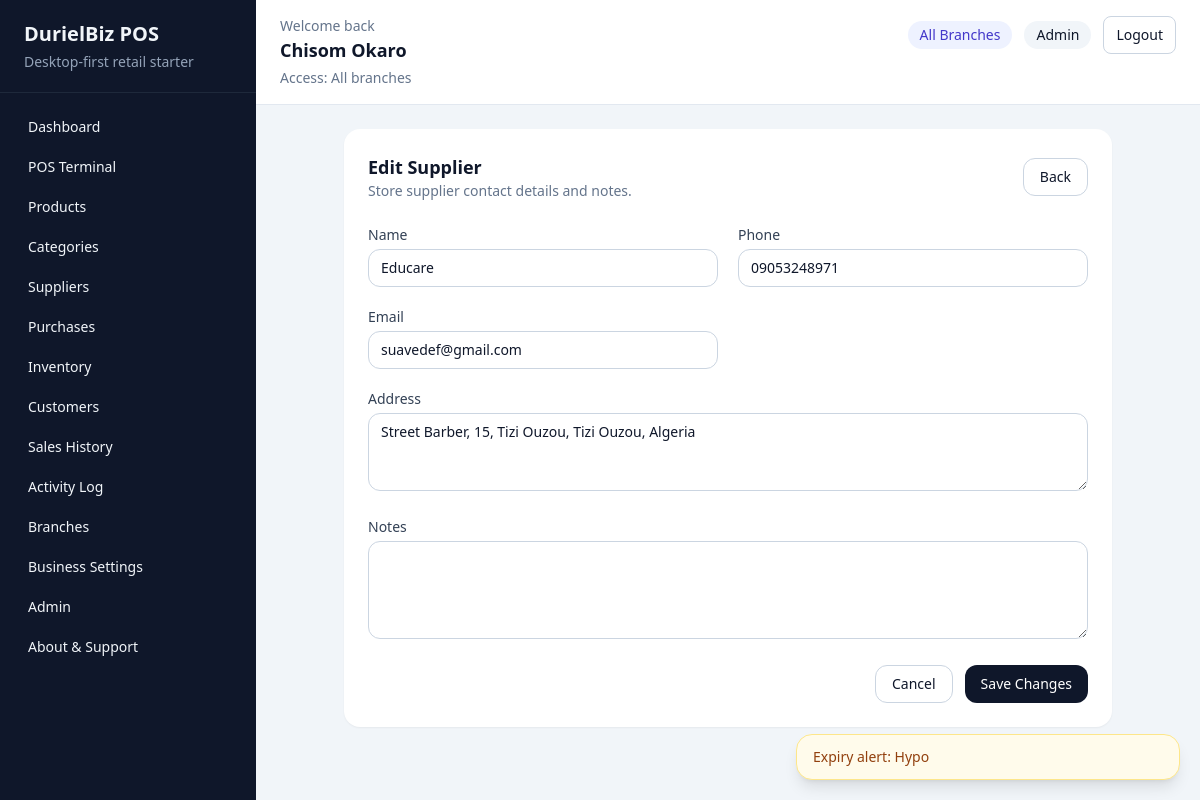
/suppliers/1/edit/ (signed in), run on the app's committed database.
### accounts/models.py (models this page shows, shortened)
class User(AbstractUser):
    class Role(models.TextChoices):
        ADMIN = "admin", "Admin"
        MANAGER = "manager", "Manager"
        CASHIER = "cashier", "Cashier"
        INVENTORY = "inventory", "Inventory Officer"
    role = models.CharField(max_length=20, choices=Role.choices, default=Role.CASHIER)
    phone_number = models.CharField(max_length=20, blank=True)
    branch = models.ForeignKey(
        "reports.Branch",
        on_delete=models.SET_NULL,
        related_name="users",
        null=True,
        blank=True,
    )

### suppliers/models.py (models this page shows, shortened)
class Supplier(models.Model):
    name = models.CharField(max_length=255, unique=True)
    phone = models.CharField(max_length=20, blank=True)
    email = models.EmailField(blank=True)
    address = models.TextField(blank=True)
    notes = models.TextField(blank=True)
    created_at = models.DateTimeField(auto_now_add=True)
    class Meta:
        ordering = ["name"]

### suppliers/views.py (the view, shortened to what this page needs)
# urls.py: path("<int:pk>/edit/", supplier_update, name="update"),
@login_required
@role_required(User.Role.ADMIN, User.Role.INVENTORY)
def supplier_update(request, pk):
    user_branch = get_user_branch(request.user)
    if user_branch is not None:
        supplier = get_object_or_404(
            Supplier.objects.annotate(
                product_count=Count("products", filter=Q(products__branch_stocks__branch=user_branch), distinct=True),
                purchase_count=Count("purchases", filter=Q(purchases__branch=user_branch), distinct=True),
            ).filter(Q(product_count__gt=0) | Q(purchase_count__gt=0)),
            pk=pk,
        )
    else:
        supplier = get_object_or_404(Supplier, pk=pk)
    form = SupplierForm(request.POST or None, instance=supplier)
    return render(request, "suppliers/supplier_form.html", {"form": form, "supplier": supplier})

### suppliers/forms.py
class SupplierForm(forms.ModelForm):
    class Meta:
        model = Supplier
        fields = ["name", "phone", "email", "address", "notes"]
        widgets = {
            "name": forms.TextInput(attrs={"class": "mt-1 w-full rounded-xl border border-slate-300 px-3 py-2 text-sm"}),
            "phone": forms.TextInput(attrs={"class": "mt-1 w-full rounded-xl border border-slate-300 px-3 py-2 text-sm"}),
            "email": forms.EmailInput(attrs={"class": "mt-1 w-full rounded-xl border border-slate-300 px-3 py-2 text-sm"}),
            "address": forms.Textarea(
                attrs={"class": "mt-1 w-full rounded-xl border border-slate-300 px-3 py-2 text-sm", "rows": 3}
            ),
            "notes": forms.Textarea(
                attrs={"class": "mt-1 w-full rounded-xl border border-slate-300 px-3 py-2 text-sm", "rows": 4}
            ),
        }

### accounts/permissions.py (called while the page is built)
def is_admin_user(user):
    return bool(getattr(user, "is_authenticated", False) and getattr(user, "role", "") == User.Role.ADMIN)

def get_user_branch(user):
    if not getattr(user, "is_authenticated", False) or is_admin_user(user):
        return None
    return getattr(user, "branch", None)

def role_required(*allowed_roles):
    def decorator(view_func):
        @wraps(view_func)
        def _wrapped_view(request, *args, **kwargs):
            if not request.user.is_authenticated:
                return redirect("accounts:login")
            if request.user.role not in allowed_roles:
                messages.error(request, "You do not have permission to access that page.")
                return redirect(get_role_home_url(request.user))
            if request.user.role != User.Role.ADMIN and not getattr(request.user, "branch_id", None):
                messages.error(request, "Your account is not assigned to a branch.")
                return redirect("accounts:logout")
            return view_func(request, *args, **kwargs)
        return _wrapped_view
    return decorator

### reports/context_processors.py (called while the page is built)
def business_settings(request):
    return {"business_settings": BusinessSettings.get_solo()}

### reports/models.py (called while the page is built)
    @classmethod
    def get_solo(cls):
        settings, _ = cls.objects.get_or_create(pk=1)
        return settings

### templates/suppliers/supplier_form.html (shortened to what this page needs)
{% extends "base.html" %}
{% block content %}
    <section class="mx-auto max-w-3xl rounded-2xl bg-white p-6 shadow-sm">
        <div class="mb-6 flex items-center justify-between">
            <div>
                <h3 class="text-lg font-semibold">{% if supplier %}Edit Supplier{% else %}Add Supplier{% endif %}</h3>
                <p class="text-sm text-slate-500">Store supplier contact details and notes.</p>
            </div>
            <a href="{% url 'suppliers:list' %}" class="rounded-xl border border-slate-300 px-4 py-2 text-sm">Back</a>
        </div>
        <form method="post" class="grid gap-5 md:grid-cols-2">
            {% for field in form %}
                <div class="{% if field.name == 'address' or field.name == 'notes' %}md:col-span-2{% endif %}">
                    <label class="block text-sm font-medium text-slate-700">{{ field.label }}</label>
                    {{ field }}
                </div>
            {% endfor %}
            <div class="md:col-span-2 flex justify-end gap-3">
                <a href="{% url 'suppliers:list' %}" class="rounded-xl border border-slate-300 px-4 py-2 text-sm">Cancel</a>
                <button class="rounded-xl bg-slate-900 px-4 py-2 text-sm text-white">{% if supplier %}Save Changes{% else %}Save Supplier{% endif %}</button>
            </div>
        </form>
    </section>
{% endblock %}

### templates/base.html (shortened to what this page needs)
<!DOCTYPE html>
<html lang="en">
<head>
    <script src="https://cdn.tailwindcss.com"></script>
</head>
<body class="min-h-screen bg-slate-100 text-slate-900">
    <div class="flex min-h-screen">
        <aside class="hidden w-64 bg-slate-900 text-slate-100 lg:block">
            <div class="border-b border-slate-800 px-6 py-5">
                <h1 class="text-xl font-semibold">DurielBiz POS</h1>
                <p class="mt-1 text-sm text-slate-400">Desktop-first retail starter</p>
            </div>
            <nav class="space-y-1 px-4 py-4 text-sm">
                {% if request.user.role == 'admin' or request.user.role == 'cashier' or request.user.role == 'manager' %}
                    <a href="{% url 'reports:dashboard' %}" class="block rounded-lg px-3 py-2 hover:bg-slate-800">Dashboard</a>
                {% endif %}
                {% if request.user.role == 'admin' or request.user.role == 'cashier' %}
                    <a href="{% url 'sales:pos' %}" class="block rounded-lg px-3 py-2 hover:bg-slate-800">POS Terminal</a>
                {% endif %}
                {% if request.user.role == 'admin' or request.user.role == 'inventory' %}
                    <a href="{% url 'products:list' %}" class="block rounded-lg px-3 py-2 hover:bg-slate-800">Products</a>
                    <a href="{% url 'products:category-list' %}" class="block rounded-lg px-3 py-2 hover:bg-slate-800">Categories</a>
                    <a href="{% url 'suppliers:list' %}" class="block rounded-lg px-3 py-2 hover:bg-slate-800">Suppliers</a>
                    <a href="{% url 'purchases:list' %}" class="block rounded-lg px-3 py-2 hover:bg-slate-800">Purchases</a>
                    <a href="{% url 'inventory:overview' %}" class="block rounded-lg px-3 py-2 hover:bg-slate-800">Inventory</a>
                {% endif %}
                {% if request.user.role == 'admin' %}
                    <a href="{% url 'sales:customer-list' %}" class="block rounded-lg px-3 py-2 hover:bg-slate-800">Customers</a>
                    <a href="{% url 'sales:history' %}" class="block rounded-lg px-3 py-2 hover:bg-slate-800">Sales History</a>
                    <a href="{% url 'accounts:activity-log' %}" class="block rounded-lg px-3 py-2 hover:bg-slate-800">Activity Log</a>
                    <a href="{% url 'reports:branch-list' %}" class="block rounded-lg px-3 py-2 hover:bg-slate-800">Branches</a>
                    <a href="{% url 'reports:business-settings' %}" class="block rounded-lg px-3 py-2 hover:bg-slate-800">Business Settings</a>
                    <a href="{% url 'accounts:admin-center' %}" class="block rounded-lg px-3 py-2 hover:bg-slate-800">Admin</a>
                {% endif %}
                <a href="{% url 'accounts:about-support' %}" class="block rounded-lg px-3 py-2 hover:bg-slate-800">About & Support</a>
            </nav>
        </aside>
        <main class="flex-1">
            <header class="border-b border-slate-200 bg-white">
                <div class="flex flex-wrap items-start justify-between gap-4 px-4 py-4 sm:px-6">
                    <div class="flex items-start gap-3">
                        <div>
                        <p class="text-sm text-slate-500">Welcome back</p>
                        <h2 class="text-lg font-semibold">{{ request.user.get_full_name|default:request.user.username }}</h2>
                        <p class="mt-1 text-sm text-slate-500">
                            {% if request.user.role == 'admin' %}
                                Access: All branches
                            {% elif request.user.branch %}
                                Branch: {{ request.user.branch.name }}
                            {% else %}
                                Branch: Not assigned
                            {% endif %}
                        </p>
                    </div>
                    </div>
                    <div class="flex flex-wrap items-center justify-end gap-3 text-sm">
                        {% if request.user.role == 'admin' %}
                            <span class="rounded-full bg-indigo-50 px-3 py-1 text-indigo-700">All Branches</span>
                        {% elif request.user.branch %}
                            <span class="rounded-full bg-emerald-50 px-3 py-1 text-emerald-700">{{ request.user.branch.name }}</span>
                        {% endif %}
                        <span class="rounded-full bg-slate-100 px-3 py-1">{{ request.user.get_role_display|default:"User" }}</span>
                        <form method="post" action="{% url 'accounts:logout' %}">
                            <button class="rounded-lg border border-slate-300 px-3 py-2 hover:bg-slate-50">Logout</button>
                        </form>
                    </div>
                </div>
            </header>
            <div class="px-6 py-6">
                {% block content %}{% endblock %}
            </div>
        </main>
    </div>
    <div id="toastContainer" class="fixed bottom-5 right-5 z-50 flex w-full max-w-sm flex-col gap-3"></div>
</body>
</html>

### data on the page
User: user.get_full_name "Chisom Okaro", user.role "Admin"
Supplier: form "Educare" "09053248971" "suavedef@gmail.com" "Street Barber, 15, Tizi Ouzou, Tizi Ouzou, Algeria"

### other printed values
{{ field.label }} "Name" "Phone" "Email" "Address" "Notes"
